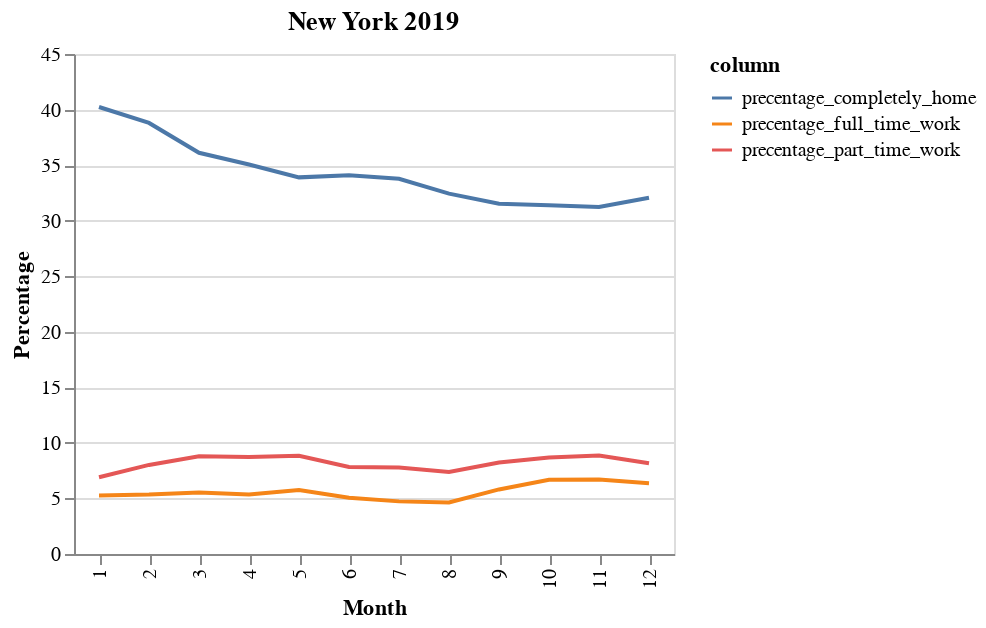

Here is the notebook cell this chart was saved with:
### Code cell
title = '{} {}'.format(city,year)
alt.Chart(d, title=title).mark_line().encode(
    x=alt.X('month:O', title='Month'),
    y=alt.Y('value:Q', type='quantitative', title='Percentage'),
    color='column:N'
).properties(
    width=300,
    height=250
).interactive()

### Figure 1 — Vega-Lite specification as saved in the notebook (floating-point values rounded to 4 significant figures)
{"config": {"view": {"continuousWidth": 400, "continuousHeight": 300}}, "data": {"values": [{"month": 1, "column": "precentage_completely_home", "value": 40.23}, {"month": 2, "column": "precentage_completely_home", "value": 38.8}, {"month": 3, "column": "precentage_completely_home", "value": 36.11}, {"month": 4, "column": "precentage_completely_home", "value": 35.06}, {"month": 5, "column": "precentage_completely_home", "value": 33.9}, {"month": 6, "column": "precentage_completely_home", "value": 34.09}, {"month": 7, "column": "precentage_completely_home", "value": 33.77}, {"month": 8, "column": "precentage_completely_home", "value": 32.43}, {"month": 9, "column": "precentage_completely_home", "value": 31.53}, {"month": 10, "column": "precentage_completely_home", "value": 31.38}, {"month": 11, "column": "precentage_completely_home", "value": 31.22}, {"month": 12, "column": "precentage_completely_home", "value": 32.06}, {"month": 1, "column": "precentage_part_time_work", "value": 6.912}, {"month": 2, "column": "precentage_part_time_work", "value": 8.017}, {"month": 3, "column": "precentage_part_time_work", "value": 8.79}, {"month": 4, "column": "precentage_part_time_work", "value": 8.732}, {"month": 5, "column": "precentage_part_time_work", "value": 8.846}, {"month": 6, "column": "precentage_part_time_work", "value": 7.824}, {"month": 7, "column": "precentage_part_time_work", "value": 7.775}, {"month": 8, "column": "precentage_part_time_work", "value": 7.388}, {"month": 9, "column": "precentage_part_time_work", "value": 8.243}, {"month": 10, "column": "precentage_part_time_work", "value": 8.695}, {"month": 11, "column": "precentage_part_time_work", "value": 8.87}, {"month": 12, "column": "precentage_part_time_work", "value": 8.17}, {"month": 1, "column": "precentage_full_time_work", "value": 5.272}, {"month": 2, "column": "precentage_full_time_work", "value": 5.346}, {"month": 3, "column": "precentage_full_time_work", "value": 5.526}, {"month": 4, "column": "precentage_full_time_work", "value": 5.366}, {"month": 5, "column": "precentage_full_time_work", "value": 5.754}, {"month": 6, "column": "precentage_full_time_work", "value": 5.064}, {"month": 7, "column": "precentage_full_time_work", "value": 4.736}, {"month": 8, "column": "precentage_full_time_work", "value": 4.637}, {"month": 9, "column": "precentage_full_time_work", "value": 5.812}, {"month": 10, "column": "precentage_full_time_work", "value": 6.687}, {"month": 11, "column": "precentage_full_time_work", "value": 6.697}, {"month": 12, "column": "precentage_full_time_work", "value": 6.372}]}, "mark": "line", "encoding": {"color": {"type": "nominal", "field": "column"}, "x": {"type": "ordinal", "field": "month", "title": "Month"}, "y": {"type": "quantitative", "field": "value", "title": "Percentage"}}, "height": 250, "selection": {"selector002": {"type": "interval", "bind": "scales", "encodings": ["x", "y"]}}, "title": "New York 2019", "width": 300, "$schema": "https://vega.github.io/schema/vega-lite/v4.8.1.json"}
